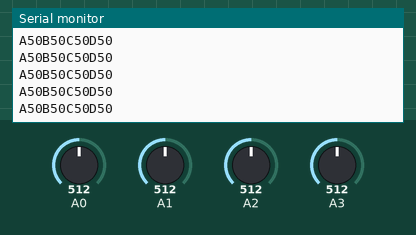
A sketch run on a simulated Arduino Uno, built with avr-gcc and run on an emulated ATmega328P. On the bench: the last lines printed to the serial monitor. Inputs (shaded band) come from the test bench; at power-on: A0 = 512, A1 = 512, A2 = 512, A3 = 512.

Above: at 1.2 s.
1.3 s: A0 set to 716
At 1.57 s:
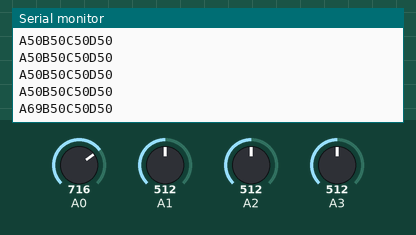
2.8 s: A1 set to 716
At 2.97 s:
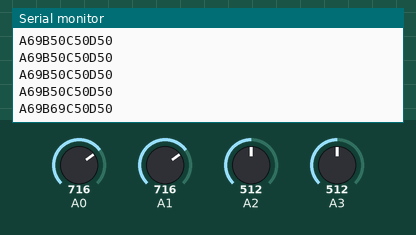
4.3 s: A2 set to 716
At 4.38 s:
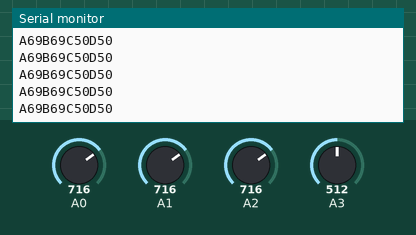
5.8 s: A3 set to 716
At 5.99 s:
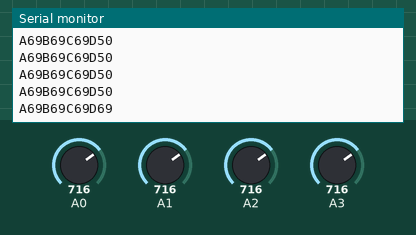
7.3 s: A0 set to 992
At 7.4 s:
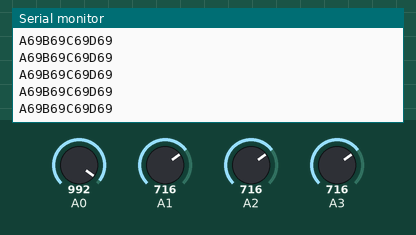
8.8 s: A1 set to 992
At 8.81 s:
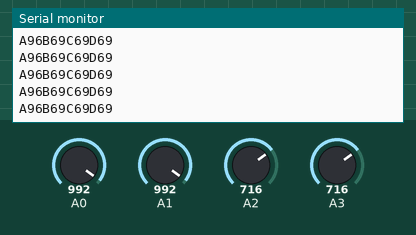
Timing chart, 0 to 11.3 s (numbered marks = the images above; inputs shaded):
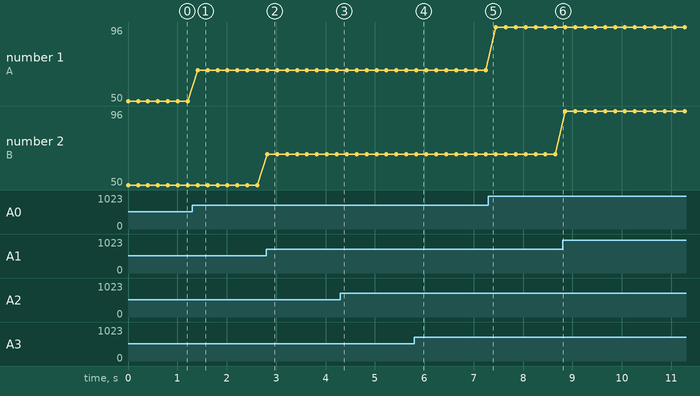

Measured:
- after the input at 1.3 s, the serial monitor: prints a new line after 0.11 s (image 1)
- after the input at 2.8 s, the serial monitor: prints a new line at once (image 2)
- after the input at 5.8 s, the serial monitor: prints a new line at once (image 4)
- plotted number 1: 50 → 69 after the input at 1.3 s, 69 → 96 after the input at 7.3 s

The sketch:

Fusion.ino
```cpp
void setup() {
  Serial.begin(9600);

}

void loop() {
  int inputA=analogRead(A0);
  int inputB=analogRead(A1);
  int inputC=analogRead(A2);
  int inputD=analogRead(A3);
  String outputA = String(map(inputA,0,1023,0,100));
  String outputB = String(map(inputB,0,1023,0,100));
  String outputC = String(map(inputC,0,1023,0,100));
  String outputD = String(map(inputD,0,1023,0,100));
  String totalOutput="A"+outputA+"B"+outputB+"C"+outputC+"D"+outputD;
  Serial.println(totalOutput);
  delay(200);
}
```
